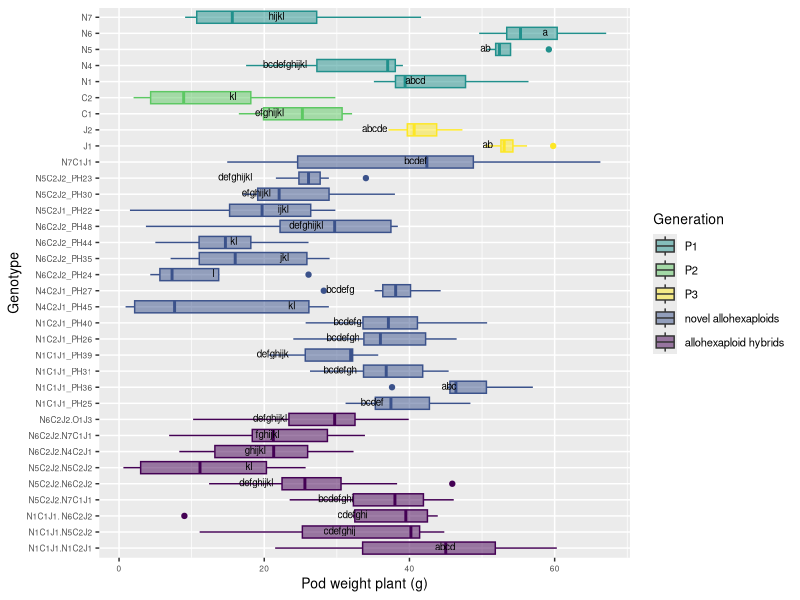

This chart was generated by the following R code:
# Comparison 2X: Novel allohexaploids

#load packages 
install.packages("multcompView")
install.packages("viridis")
library(viridis)

library(tidyverse)
library(dplyr)
library(ggplot2)
library(ggpubr)
library(datasets)
library(multcompView)


# vollständige Rohdatentabelle laden ######
setwd("C:/Users/Helen Behn/Documents/R/Data Analysis EPPN/00_raw_data/Final raw data table")
DATA <- read_csv("EPPN raw data complete 220419.csv")
View(DATA)


#drop first column
DATA = DATA[,2:37]
View(DATA)

#Comparison 2X	
# Aim: to determine if the NCJ allohexaploids have more similarity to each other than to their parent genotypes 
# Genotypes: PH22	PH23	PH24	PH25	PH26	PH27	PH28	PH42	PH30	PH35	PH36	PH40	PH45	PH44	
# PH31	PH48	PH39	PH12	PH13	PH14	PH15	PH16	PH07	PH08	PH09	PH10

#### subsetting #####
#IMPORTANT: N5C2J2.N5C2J1_PH43 has only one parent genotype: N5C2J2 (PH30 and PH23), 
# N5C2J1_PH42 was wrong, deleted from subsetting group 4

comp_2X4 <- DATA[DATA$Genotype %in% c("N6C2J2_PH24", "N6C2J2_PH35", "N6C2J2_PH44", "N6C2J2_PH48", 
                                     "N5C2J1_PH22", "N5C2J2_PH30", "N5C2J2_PH23", "N1C1J1_PH25", "N1C1J1_PH36", 
                                     "N1C1J1_PH31", "N1C1J1_PH39", "N1C2J1_PH26", "N1C2J1_PH40", "N4C2J1_PH45","N4C2J1_PH27", "N7C1J1", 
                                     
                                     "N5", "N6", "N1", "N4", "N7","C1", "C2", "J1", "J2", 
                                     
                                     "N1C1J1.N5C2J2", "N6C2J2.N7C1J1", "N5C2J2.N7C1J1", "N1C1J1. N6C2J2",
                                     "N5C2J2.N6C2J2","N1C1J1.N1C2J1", "N5C2J2.N5C2J2", "N6C2J2.N4C2J1", "N6C2J2.O1J3"), ]
head(comp_2X4)
View(comp_2X4)

#create column giving generation###############################################
#N5C2J1_PH42 removed!!!######################################################## 
comp_2X4 <- comp_2X4 %>%
  mutate(Generation = case_when(
  Genotype == "N1" ~ "P1",
  Genotype == "N4" ~ "P1",
  Genotype == "N5" ~ "P1",
  Genotype == "N6" ~ "P1",
  Genotype == "N7" ~ "P1",
  Genotype == "C1" ~ "P2",
  Genotype == "C2" ~ "P2",
  Genotype == "J1" ~ "P3",
  Genotype == "J2" ~ "P3",
  Genotype == "N5C2J1_PH22" ~ "novel allohex",
  Genotype == "N5C2J2_PH23" ~ "novel allohex",
  Genotype == "N6C2J2_PH24" ~ "novel allohex",
  Genotype == "N1C1J1_PH25" ~ "novel allohex",
  Genotype == "N1C2J1_PH26" ~ "novel allohex",
  Genotype == "N4C2J1_PH27" ~ "novel allohex",
  Genotype == "N5C2J2_PH30" ~ "novel allohex",
  Genotype == "N1C1J1_PH31" ~ "novel allohex",
  Genotype == "N6C2J2_PH35" ~ "novel allohex",
  Genotype == "N1C1J1_PH36" ~ "novel allohex",
  Genotype == "N1C1J1_PH39" ~ "novel allohex",
  Genotype == "N1C2J1_PH40" ~ "novel allohex",
  Genotype == "N6C2J2_PH44" ~ "novel allohex",
  Genotype == "N4C2J1_PH45" ~ "novel allohex",
  Genotype == "N6C2J2_PH48" ~ "novel allohex",
  Genotype == "N7C1J1" ~ "novel allohex",
  Genotype == "N1C1J1.N5C2J2" ~ "allohex hybrid",
  Genotype == "N1C1J1.N1C2J1" ~ "allohex hybrid",
  Genotype == "N5C2J2.N7C1J1" ~ "allohex hybrid",
  Genotype == "N5C2J2.N5C2J2" ~ "allohex hybrid",
  Genotype == "N1C1J1. N6C2J2" ~ "allohex hybrid",
  Genotype == "N5C2J2.N6C2J2" ~ "allohex hybrid",
  Genotype == "N6C2J2.O1J3" ~ "allohex hybrid",
  Genotype == "N6C2J2.N4C2J1" ~ "allohex hybrid",
  Genotype == "N6C2J2.N7C1J1" ~ "allohex hybrid"))


# Reorder factor levels in comp_2X4
#N5C2J1_PH42 removed!!!##
comp_2X4ord <- comp_2X4                             
comp_2X4ord$Genotype <- factor(comp_2X4ord$Genotype,     
                             levels = c("N1C1J1.N1C2J1", "N1C1J1.N5C2J2", "N1C1J1. N6C2J2", 
                               "N5C2J2.N7C1J1", "N5C2J2.N6C2J2", "N5C2J2.N5C2J2", 
                               "N6C2J2.N4C2J1", "N6C2J2.N7C1J1", "N6C2J2.O1J3",
                               
                               "N1C1J1_PH25", "N1C1J1_PH36","N1C1J1_PH31", "N1C1J1_PH39", 
                               "N1C2J1_PH26", "N1C2J1_PH40", 
                               "N4C2J1_PH45","N4C2J1_PH27",
                               "N6C2J2_PH24", "N6C2J2_PH35", "N6C2J2_PH44", "N6C2J2_PH48", 
                               "N5C2J1_PH22", 
                               "N5C2J2_PH30", "N5C2J2_PH23", 
                               "N7C1J1",
                               
                               "J1", "J2", "C1", "C2", "N1", "N4", "N5", "N6", "N7"))

# ANOVA, Tukey & Boxplot with CLD according to Rosane Rech##########################################################
# loading the appropriate libraries
library(datasets)

# analysis of variance
anova <- aov(pod_weight_plant ~ Genotype, data = comp_2X4ord)
summary(anova)

# Tukey's test
tukey <- TukeyHSD(anova)
print(tukey)

# compact letter display
cld <- multcompLetters4(anova, tukey)
print(cld)

# table with factors and 3rd quantile
Tk <- group_by(comp_2X4ord, Genotype) %>%
  summarise(mean = round(mean(pod_weight_plant), digits = 1), quant = round(quantile(pod_weight_plant, probs = 0.75), digits = 1)) %>%
  arrange(desc(mean)) #WICHTIG: arrange(desc(mean)) muss hier rein!!!

# extracting the compact letter display and adding to the Tk table
cld <- as.data.frame.list(cld$Genotype)
Tk$cld <- cld$Letters
print(Tk) # print dient der Überprüfung: Mittelwerte und Letter code 
# in der gleichen Reihenfolge angeordnet?


#create column giving generation###############################################
#N5C2J1_PH42 removed!!!########################################################
ANOVA_Tukey_2X4 <- Tk %>%
  mutate(Generation = case_when(
    Genotype == "N1" ~ "P1",
    Genotype == "N4" ~ "P1",
    Genotype == "N5" ~ "P1",
    Genotype == "N6" ~ "P1",
    Genotype == "N7" ~ "P1",
    Genotype == "C1" ~ "P2",
    Genotype == "C2" ~ "P2",
    Genotype == "J1" ~ "P3",
    Genotype == "J2" ~ "P3",
    Genotype == "N5C2J1_PH22" ~ "novel allohex",
    Genotype == "N5C2J2_PH23" ~ "novel allohex",
    Genotype == "N6C2J2_PH24" ~ "novel allohex",
    Genotype == "N1C1J1_PH25" ~ "novel allohex",
    Genotype == "N1C2J1_PH26" ~ "novel allohex",
    Genotype == "N4C2J1_PH27" ~ "novel allohex",
    Genotype == "N5C2J2_PH30" ~ "novel allohex",
    Genotype == "N1C1J1_PH31" ~ "novel allohex",
    Genotype == "N6C2J2_PH35" ~ "novel allohex",
    Genotype == "N1C1J1_PH36" ~ "novel allohex",
    Genotype == "N1C1J1_PH39" ~ "novel allohex",
    Genotype == "N1C2J1_PH40" ~ "novel allohex",
    Genotype == "N6C2J2_PH44" ~ "novel allohex",
    Genotype == "N4C2J1_PH45" ~ "novel allohex",
    Genotype == "N6C2J2_PH48" ~ "novel allohex",
    Genotype == "N7C1J1" ~ "novel allohex",
    Genotype == "N1C1J1.N5C2J2" ~ "allohex hybrid",
    Genotype == "N1C1J1.N1C2J1" ~ "allohex hybrid",
    Genotype == "N5C2J2.N7C1J1" ~ "allohex hybrid",
    Genotype == "N5C2J2.N5C2J2" ~ "allohex hybrid",
    Genotype == "N1C1J1. N6C2J2" ~ "allohex hybrid",
    Genotype == "N5C2J2.N6C2J2" ~ "allohex hybrid",
    Genotype == "N6C2J2.O1J3" ~ "allohex hybrid",
    Genotype == "N6C2J2.N4C2J1" ~ "allohex hybrid",
    Genotype == "N6C2J2.N7C1J1" ~ "allohex hybrid"))
view(ANOVA_Tukey_2X4)

#boxplot
ggplot(comp_2X4ord, aes(Genotype, pod_weight_plant, fill = Generation, color = Generation)) + 
  geom_boxplot() +
  labs(x="Genotype", y="Pod weight plant (g)") +
  geom_text(data = ANOVA_Tukey_2X4, aes(x = Genotype, y = quant, label = cld), color = "black", size = 2.5, vjust = 0.3, hjust = 3) +
  coord_flip() +
  theme(axis.title = element_text(size = 14),
        legend.text = element_text(size = 8),
        legend.title = element_text(size = 10),
        axis.title.x = element_text(size = 10),
        axis.title.y = element_text(size = 10),
        axis.text.x = element_text(size = 6),
        axis.text.y = element_text(size = 6)) +
  scale_color_viridis(discrete = TRUE, option = "D", direction = 1, guide = "none", alpha = 1) +  #legend removed by guide = "none" 
  scale_fill_viridis(discrete = TRUE, option = "D", direction = 1, alpha = 0.5,
                     breaks=c("P1", "P2", "P3", "novel allohex", "allohex hybrid"),
                     labels=c("P1", "P2", "P3", "novel allohexaploids", "allohexaploid hybrids")) ##reorder legend labels!
